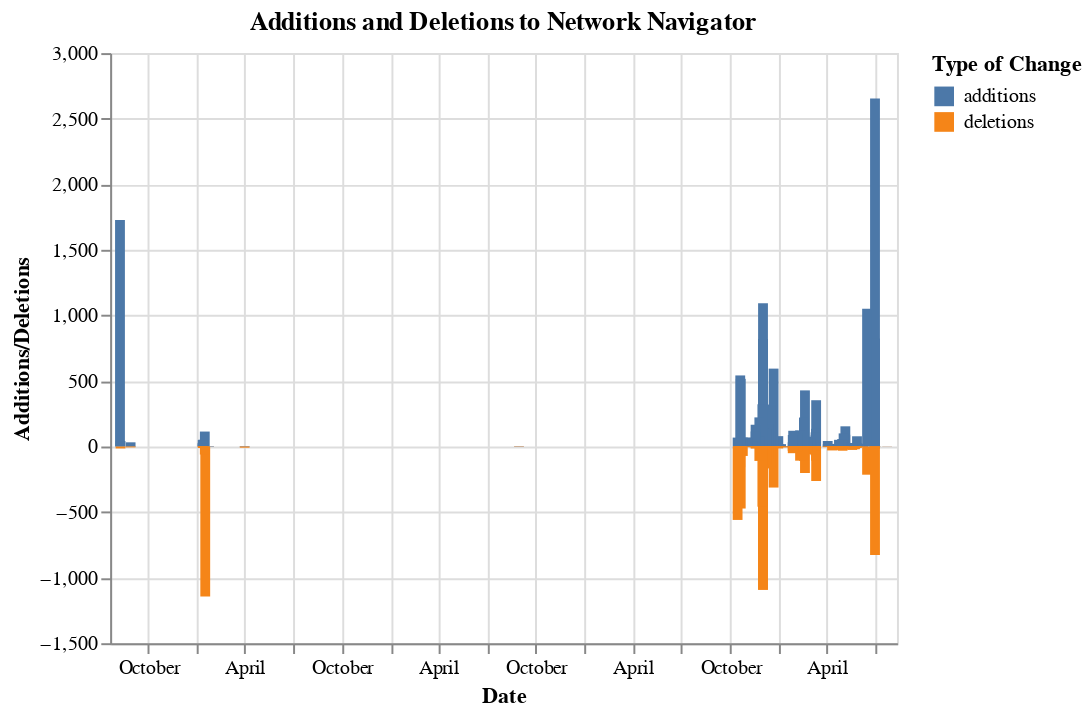

This figure's notebook cell:
### Code cell
# Create the symmetric bar chart
project_history = alt.Chart(df_graph).mark_bar().encode(
    x=alt.X('commit_author_date:T', title="Date"),
    y=alt.Y('value:Q', title="Additions/Deletions"),
    color=alt.Color('type:N', title="Type of Change"),
    tooltip=['commit_author_name:N', 'commit_author_date:T', 'value:Q', 'type:N'],
).properties(
    title="Additions and Deletions to Network Navigator",
)

project_history

### Figure 1 — Vega-Lite specification as saved in the notebook (floating-point values rounded to 4 significant figures; data arrays with more than 128 entries replaced by an {"elided": "..."} marker saying what was removed)
{"config": {"view": {"continuousWidth": 400, "continuousHeight": 300}}, "data": {"name": "data-43627ec4c851e9d01316f70aa503a807"}, "mark": "bar", "encoding": {"color": {"field": "type", "title": "Type of Change", "type": "nominal"}, "tooltip": [{"field": "commit_author_name", "type": "nominal"}, {"field": "commit_author_date", "type": "temporal"}, {"field": "value", "type": "quantitative"}, {"field": "type", "type": "nominal"}], "x": {"field": "commit_author_date", "title": "Date", "type": "temporal"}, "y": {"field": "value", "title": "Additions/Deletions", "type": "quantitative"}}, "title": "Additions and Deletions to Network Navigator", "$schema": "https://vega.github.io/schema/vega-lite/v4.17.0.json", "datasets": {"data-43627ec4c851e9d01316f70aa503a807": {"elided": "434 records"}}}
